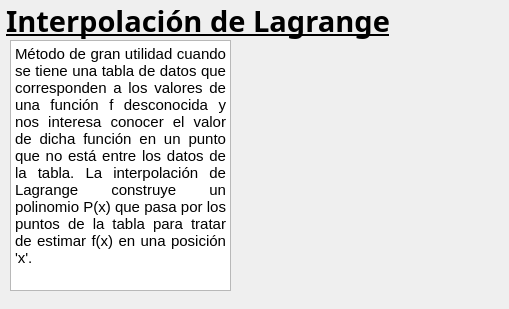
    <widget class="QWidget" name="page_6">
     <widget class="QLabel" name="label_6">
      <property name="geometry">
       <rect>
        <x>6</x>
        <y>0</y>
        <width>491</width>
        <height>41</height>
       </rect>
      </property>
      <property name="font">
       <font>
        <family>Cilica</family>
        <pointsize>22</pointsize>
        <weight>75</weight>
        <bold>true</bold>
        <underline>true</underline>
       </font>
      </property>
      <property name="styleSheet">
       <string notr="true"/>
      </property>
      <property name="text">
       <string>Interpolación de Lagrange</string>
      </property>
     </widget>
     <widget class="QTextBrowser" name="textBrowser_5">
      <property name="geometry">
       <rect>
        <x>10</x>
        <y>40</y>
        <width>221</width>
        <height>251</height>
       </rect>
      </property>
      <property name="styleSheet">
       <string notr="true">background-image: url(:/MM/BKGWhite.png);</string>
      </property>
      <property name="html">
       <string>&lt;!DOCTYPE HTML PUBLIC &quot;-//W3C//DTD HTML 4.0//EN&quot; &quot;http://www.w3.org/TR/REC-html40/strict.dtd&quot;&gt;
&lt;html&gt;&lt;head&gt;&lt;meta name=&quot;qrichtext&quot; content=&quot;1&quot; /&gt;&lt;style type=&quot;text/css&quot;&gt;
p, li { white-space: pre-wrap; }
&lt;/style&gt;&lt;/head&gt;&lt;body style=&quot; font-family:'MS Shell Dlg 2'; font-size:8.25pt; font-weight:400; font-style:normal;&quot;&gt;
&lt;p align=&quot;justify&quot; style=&quot; margin-top:0px; margin-bottom:0px; margin-left:0px; margin-right:0px; -qt-block-indent:0; text-indent:0px;&quot;&gt;&lt;span style=&quot; font-size:11pt;&quot;&gt;Método de gran utilidad cuando se tiene una tabla de datos que corresponden a los valores de una función f desconocida y nos interesa conocer el valor de dicha función en un punto que no está entre los datos de la tabla. La interpolación de Lagrange construye un polinomio P(x) que pasa por los puntos de la tabla para tratar de estimar f(x) en una posición 'x'.&lt;/span&gt;&lt;/p&gt;&lt;/body&gt;&lt;/html&gt;</string>
      </property>
     </widget>
     <widget class="QLabel" name="label_23">
      <property name="geometry">
       <rect>
        <x>231</x>
        <y>40</y>
        <width>260</width>
        <height>250</height>
       </rect>
      </property>
      <property name="text">
       <string/>
      </property>
      <property name="pixmap">
       <pixmap resource="imagenes.qrc">:/MM/05 Lagrange.jpg</pixmap>
      </property>
      <property name="scaledContents">
       <bool>true</bool>
      </property>
     </widget>
     <widget class="QLabel" name="label_34">
      <property name="geometry">
       <rect>
        <x>0</x>
        <y>0</y>
        <width>500</width>
        <height>300</height>
       </rect>
      </property>
      <property name="text">
       <string/>
      </property>
      <property name="pixmap">
       <pixmap resource="imagenes.qrc">:/MM/00 Main BG4.png</pixmap>
      </property>
      <property name="scaledContents">
       <bool>true</bool>
      </property>
     </widget>
     <zorder>label_34</zorder>
     <zorder>label_6</zorder>
     <zorder>textBrowser_5</zorder>
     <zorder>label_23</zorder>
    </widget>
